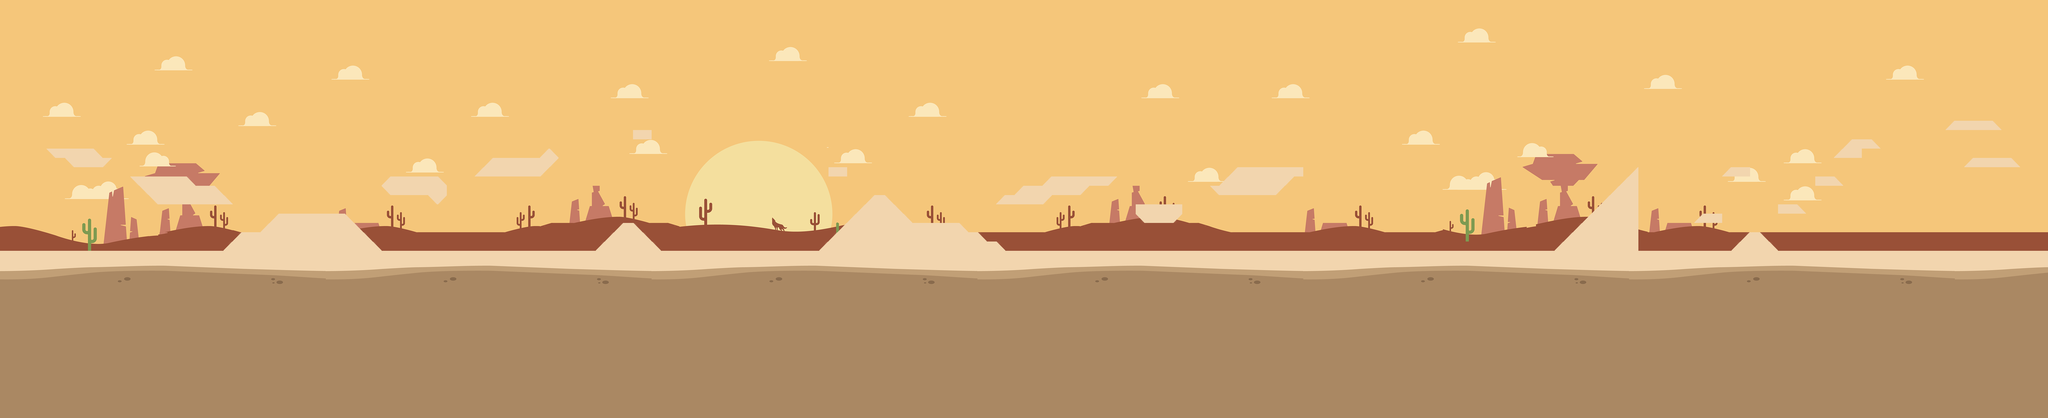

The image is a tile-based game level rendered from a .tmx file. Its description and source (layers, tilesets, objects; grid data summarised) follow:
An orthogonal 220x45 tile map with 32x32 px tiles, 2 tile layers (Background, Platform Visual), 2 tilesets and 24 objects.

<map version="1.5" tiledversion="1.5.0" orientation="orthogonal" renderorder="right-down" width="220" height="45" tilewidth="32" tileheight="32" infinite="0" nextlayerid="4" nextobjectid="37">
 <tileset firstgid="1" name="DesertAssets" tilewidth="32" tileheight="32" tilecount="4050" columns="50">
  <image source="desert_scenario_assets.jpg" width="1600" height="2592" />
 </tileset>
 <tileset firstgid="4051" name="Platform_corner" tilewidth="32" tileheight="32" tilecount="1" columns="1">
  <image source="desert_platform_corner.png" width="32" height="32" />
 </tileset>
 <objectgroup id="2" name="Platform Object ">
  <object id="3" x="0" y="864" width="7040" height="64" />
  <object id="14" x="768" y="864">
   <polyline points="0,0 64,-64 128,-64 192,-128 416,-128 544,0 0,0" />
  </object>
  <object id="15" x="800" y="704">
   <polygon points="0,0 -64,-64 -128,-64 -160,-96 -352,-96 -256,0" />
  </object>
  <object id="16" x="160" y="512">
   <polyline points="0,0 160,0 192,32 224,32 192,64 96,64 64,32 32,32 0,0" />
  </object>
  <object id="17" x="1312" y="640">
   <polyline points="0,0 32,-32 192,-32 224,0 224,32 192,64 160,32 32,32 0,0" />
  </object>
  <object id="18" x="1632" y="608">
   <polygon points="0,0 64,-64 224,-64 256,-96 288,-64 224,0" />
  </object>
  <object id="19" x="2048" y="864">
   <polyline points="0,0 96,-96 128,-96 224,0 0,0" />
  </object>
  <object id="20" x="2176" y="448">
   <polygon points="0,0 0,32 64,32 64,0" />
  </object>
  <object id="21" x="2816" y="864">
   <polyline points="0,0 192,-192 224,-192 320,-96 480,-96 512,-64 544,-64 576,-32 608,-32 640,0 0,0" />
  </object>
  <object id="22" x="2848" y="576">
   <polyline points="0,0 0,32 64,32 64,0 0,0" />
  </object>
  <object id="23" x="3424" y="704">
   <polygon points="0,0 32,-32 64,-32 96,-64 160,-64 192,-96 416,-96 384,-64 320,-64 288,-32 192,-32 160,0" />
  </object>
  <object id="24" x="3904" y="704">
   <polygon points="0,0 0,32 32,64 128,64 160,32 160,0" />
  </object>
  <object id="25" x="4160" y="640">
   <polyline points="0,0 32,0 96,-64 320,-64 320,-32 288,-32 224,32 32,32 0,0" />
  </object>
  <object id="26" x="5344" y="864">
   <polyline points="0,0 288,-288 288,0 0,0" />
  </object>
  <object id="27" x="5824" y="768">
   <polygon points="0,0 32,-32 96,-32 96,0" />
  </object>
  <object id="28" x="5920" y="608">
   <polyline points="0,0 32,-32 96,-32 96,0 0,0" />
  </object>
  <object id="29" x="5952" y="864">
   <polyline points="0,0 64,-64 96,-64 160,0 0,0" />
  </object>
  <object id="30" x="6112" y="704">
   <polygon points="0,0 0,32 96,32 64,0" />
  </object>
  <object id="31" x="6240" y="608">
   <polygon points="0,0 0,32 96,32 64,0" />
  </object>
  <object id="32" x="6304" y="544">
   <polygon points="0,0 64,-64 128,-64 160,-32 96,-32 96,0" />
  </object>
  <object id="33" x="6688" y="448">
   <polygon points="0,0 32,-32 160,-32 192,0" />
  </object>
  <object id="34" x="6752" y="576">
   <polygon points="0,0 32,-32 160,-32 192,0" />
  </object>
  <object id="35" x="0" y="192" width="32" height="672" />
  <object id="36" x="7008" y="196" width="32" height="668" />
 </objectgroup>
 <layer id="1" name="Background" width="220" height="45">
  <data>[9900 cells, 9900 non-empty, 789 distinct tile ids]</data>
 </layer>
 <layer id="3" name="Platform Visual" width="220" height="45">
  <data>[9900 cells, 567 non-empty, 2 distinct tile ids]</data>
 </layer>
</map>
